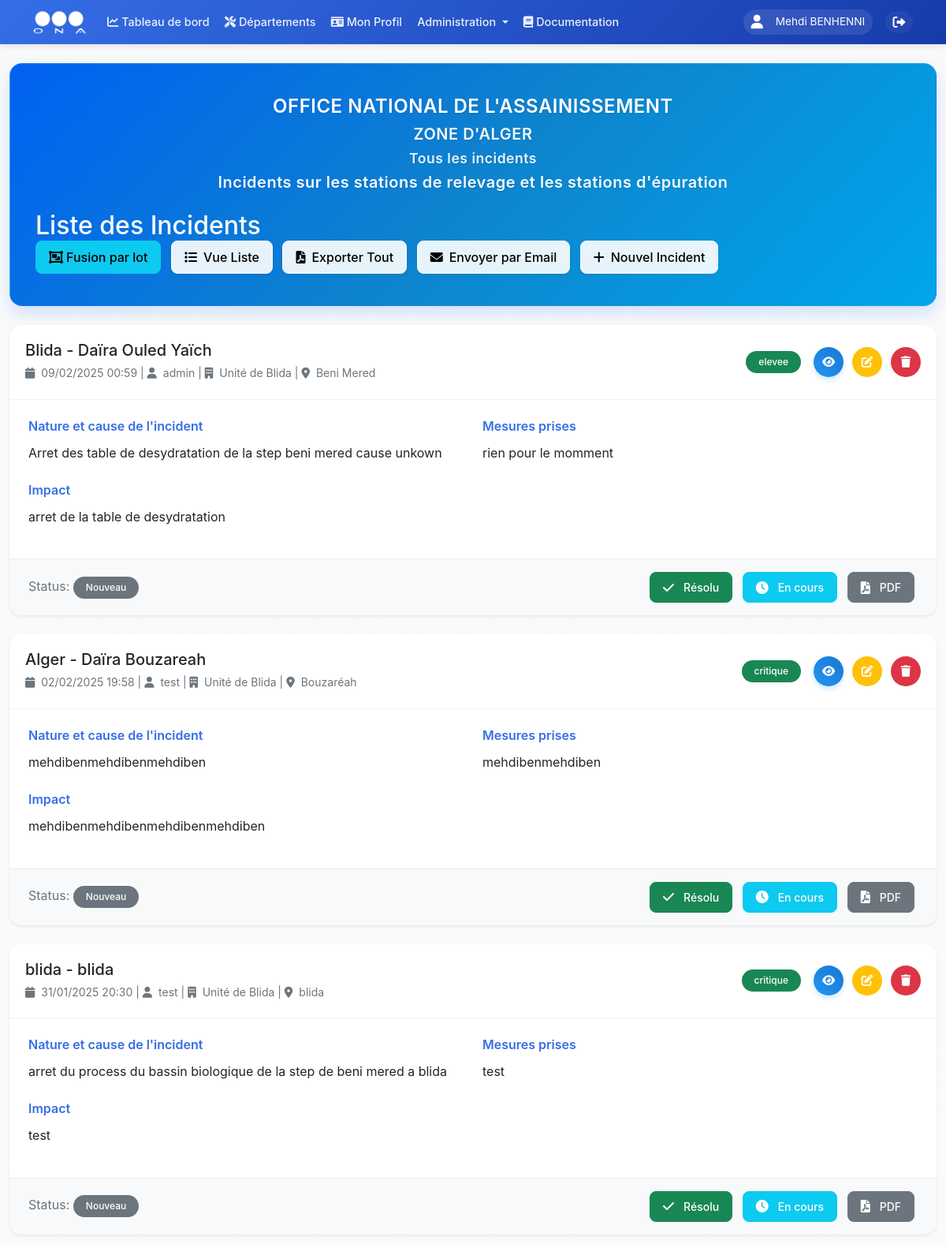
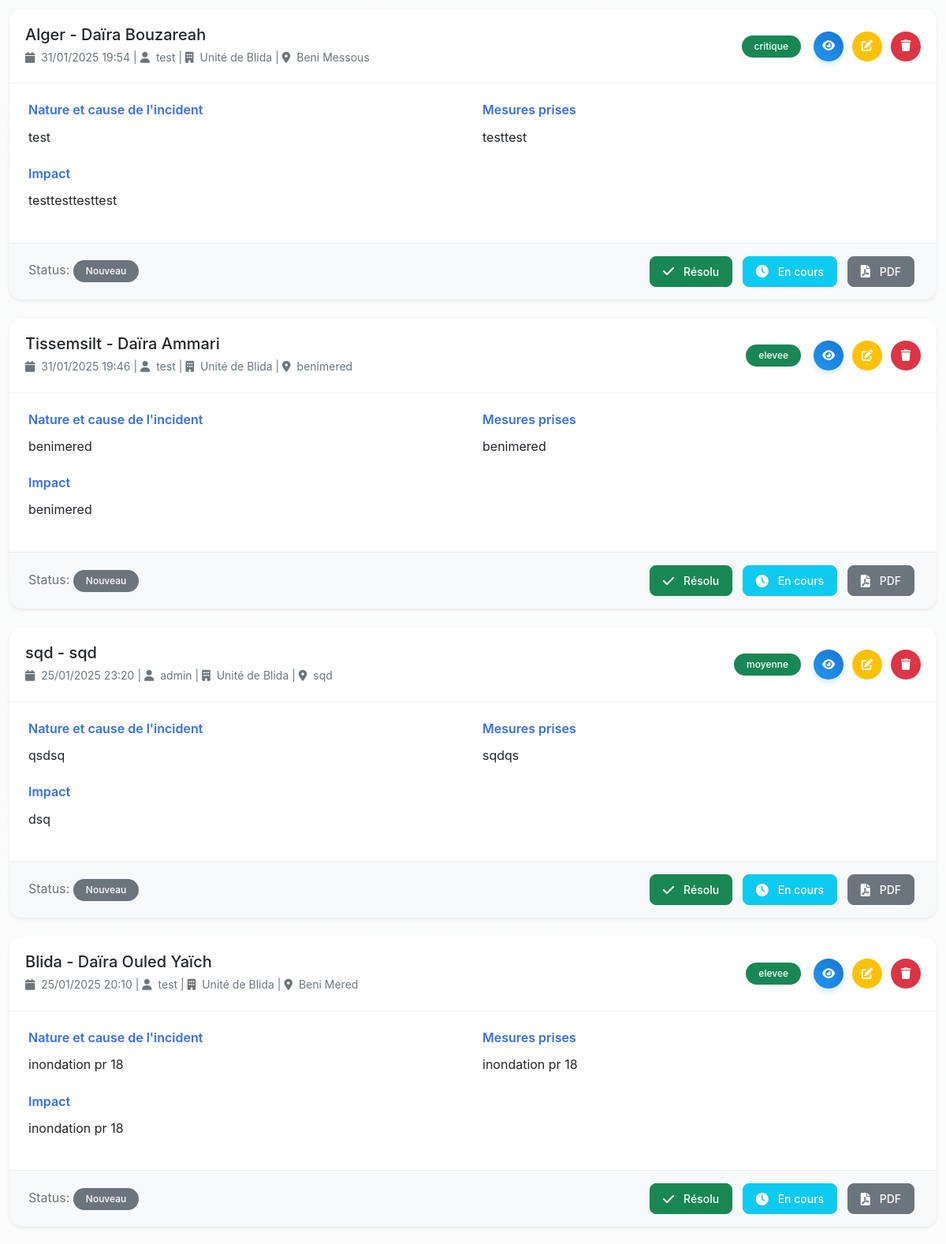
The app's page /incidents (signed in, upper part) with its own data (2 pictures, top to bottom).
### models.py (models this page shows, shortened)
class User(UserMixin, db.Model):
    __tablename__ = 'users'
    id = db.Column(db.Integer, primary_key=True)
    username = db.Column(db.String(80), unique=True, nullable=False)
    nickname = db.Column(db.String(80))
    email = db.Column(db.String(120), unique=True, nullable=True)
    password_hash = db.Column(db.String(128))
    role = db.Column(db.String(20), nullable=False, default=UserRole.UTILISATEUR)
    is_active = db.Column(db.Boolean, default=True)
    last_login = db.Column(db.DateTime)
    unit_id = db.Column(db.Integer, db.ForeignKey('units.id', ondelete='SET NULL'), nullable=True)
    zone_id = db.Column(db.Integer, db.ForeignKey('zones.id', ondelete='SET NULL'), nullable=True)
    created_at = db.Column(db.DateTime, default=datetime.utcnow)
    updated_at = db.Column(db.DateTime, default=datetime.utcnow, onupdate=datetime.utcnow)
    profile = db.relationship('UserProfile', backref='user', uselist=False, lazy=True, cascade='all, delete-orphan')
    incidents = db.relationship('Incident', backref='author', lazy=True)

class Incident(db.Model):
    __tablename__ = 'incidents'
    id = db.Column(db.Integer, primary_key=True)
    title = db.Column(db.String(200), nullable=False)
    wilaya = db.Column(db.String(50), nullable=False)
    commune = db.Column(db.String(100), nullable=False)
    localite = db.Column(db.String(200), nullable=False)
    structure_type = db.Column(db.String(50), nullable=False, default='Conduits')
    nature_cause = db.Column(db.Text, nullable=False)
    date_incident = db.Column(db.DateTime, nullable=False)
    mesures_prises = db.Column(db.Text)
    impact = db.Column(db.Text, nullable=False)
    gravite = db.Column(db.String(50), nullable=False)
    status = db.Column(db.String(20), nullable=False, default='Nouveau')
    date_resolution = db.Column(db.DateTime)
    resolution_notes = db.Column(db.Text)
    user_id = db.Column(db.Integer, db.ForeignKey('users.id'), nullable=False)
    unit_id = db.Column(db.Integer, db.ForeignKey('units.id'), nullable=False)
    center_id = db.Column(db.Integer, db.ForeignKey('centers.id'))
    drawn_shapes = db.Column(JSON, nullable=True)
    latitude = db.Column(db.Float, nullable=True)
    longitude = db.Column(db.Float, nullable=True)
    created_at = db.Column(db.DateTime, default=datetime.utcnow)
    updated_at = db.Column(db.DateTime, default=datetime.utcnow, onupdate=datetime.utcnow)

class Unit(db.Model):
    __tablename__ = 'units'
    id = db.Column(db.Integer, primary_key=True)
    name = db.Column(db.String(100), nullable=False)
    code = db.Column(db.String(10), unique=True, nullable=False)
    email = db.Column(db.String(120), unique=True, nullable=True)
    phone = db.Column(db.String(20), nullable=True)
    description = db.Column(db.Text)
    address = db.Column(db.String(200))
    zone_id = db.Column(db.Integer, db.ForeignKey('zones.id', ondelete='CASCADE'), nullable=False)
    director_id = db.Column(db.Integer, db.ForeignKey('users.id'), nullable=True)
    centers = db.relationship('Center', backref='unit', lazy=True, cascade='all, delete-orphan')
    users = db.relationship('User', backref='assigned_unit', lazy=True, foreign_keys='User.unit_id')
    director = db.relationship('User', foreign_keys=[director_id], backref='directed_unit', lazy=True)
    incidents = db.relationship('Incident', backref='unit', lazy=True)
    created_at = db.Column(db.DateTime, default=datetime.utcnow)
    updated_at = db.Column(db.DateTime, default=datetime.utcnow, onupdate=datetime.utcnow)

### routes/incidents.py (the view, shortened to what this page needs)
@incidents.route('/incidents')
@login_required
def incident_list():
    def get_incidents_for_user():
        if current_user.role == UserRole.ADMIN:
            return Incident.query.order_by(Incident.date_incident.desc()).all()
    incidents = get_incidents_for_user()
    return render_template('incidents/incident_list.html', incidents=incidents)

### templates/incidents/incident_list.html (shortened to what this page needs)
{% extends "base/base.html" %}
{% block extra_css %}
<link href="{{ url_for('static', filename='css/base.css') }}" rel="stylesheet">
<link href="{{ url_for('static', filename='css/dashboard.css') }}" rel="stylesheet">
{% endblock %}
{% block content %}
<div class="container-fluid py-4">
    <div class="dashboard-header mb-4 fade-in">
        <div class="text-center mb-4">
            <h4 class="mb-2">OFFICE NATIONAL DE L'ASSAINISSEMENT</h4>
            <h5 class="mb-2">ZONE D'ALGER</h5>
            {% if current_user.role != 'Admin' %}
                <h6 class="mb-2">{{ current_user.assigned_unit.name if current_user.assigned_unit else 'Aucune unité assignée' }}</h6>
            {% else %}
                <h6 class="mb-2">Tous les incidents</h6>
            {% endif %}
            <h5>Incidents sur les stations de relevage et les stations d'épuration</h5>
        </div>
        <div class="d-flex justify-content-between align-items-center flex-wrap">
            <h2 class="mb-0">Liste des Incidents</h2>
            <div class="action-buttons">
                {% if current_user.role == 'Admin' %}
                <a href="{{ url_for('incidents.batch_merge') }}" class="btn btn-info me-2">
                    <i class="fas fa-object-group me-1"></i>Fusion par lot
                </a>
                {% endif %}
                <button id="toggleView" class="btn btn-light me-2">
                </button>
                <a href="{{ url_for('incidents.export_all_incidents_pdf') }}" class="btn btn-light me-2">
                    <i class="fas fa-file-pdf me-2"></i>Exporter Tout
                </a>
                <button class="btn btn-light me-2" id="emailButton">
                    <i class="fas fa-envelope me-2"></i>Envoyer par Email
                </button>
                <a href="{{ url_for('incidents.new_incident') }}" class="btn btn-light">
                    <i class="fas fa-plus me-2"></i>Nouvel Incident
                </a>
            </div>
        </div>
    </div>
    {% if incidents %}
    <div id="cardView">
        {% for incident in incidents %}
        <div class="incident-card card mb-4 shadow-sm fade-in">
            <div class="card-header d-flex justify-content-between align-items-center">
                <div>
                    <h5 class="mb-1">{{ incident.wilaya }} - {{ incident.commune }}</h5>
                    <small class="text-muted">
                        <i class="fas fa-calendar me-2"></i>{{ incident.date_incident.strftime('%d/%m/%Y %H:%M') }} |
                        <i class="fas fa-user me-2"></i>{{ incident.author.username }}
                        {% if current_user.role == 'Admin' %}
                            | <i class="fas fa-building me-2"></i>{{ incident.unit.name if incident.unit else 'Aucune unité' }}
                        {% endif %}
                        | <i class="fas fa-map-marker-alt me-2"></i>{{ incident.localite }}
                    </small>
                </div>
                <div class="d-flex align-items-center">
                    <span class="severity-badge badge bg-{{ 'danger' if incident.gravite == 'Critique' else 'warning' if incident.gravite == 'Élevée' else 'info' if incident.gravite == 'Moyenne' else 'success' }} me-3">
                        {{ incident.gravite }}
                    </span>
                    <div class="btn-group">
                        <a href="{{ url_for('incidents.view_incident', incident_id=incident.id) }}" class="btn btn-primary btn-sm text-white" title="Voir les détails">
                            <i class="fas fa-eye"></i>
                        </a>
                        <a href="{{ url_for('incidents.edit_incident', incident_id=incident.id) }}" class="btn btn-warning btn-sm text-white" title="Modifier">
                            <i class="fas fa-edit"></i>
                        </a>
                        <button type="button" class="btn btn-danger btn-sm text-white" title="Supprimer" data-bs-toggle="modal" data-bs-target="#deleteIncidentModal{{ incident.id }}">
                            <i class="fas fa-trash"></i>
                        </button>
                    </div>
                </div>
            </div>
            <div class="card-body">
                <div class="row">
                    <div class="col-md-6">
                        <h6 class="section-title">Nature et cause de l'incident</h6>
                        <p class="mb-4">{{ incident.nature_cause }}</p>
                        <h6 class="section-title">Impact</h6>
                        <p>{{ incident.impact }}</p>
                    </div>
                    <div class="col-md-6">
                        <h6 class="section-title">Mesures prises</h6>
                        {% if incident.status == 'Résolu' %}
                            <div class="alert alert-success">
                                <i class="fas fa-check-circle me-2"></i>
                                {% if incident.date_resolution %}
                                    <strong>Résolu le {{ incident.date_resolution.strftime('%d/%m/%Y à %H:%M') }}</strong>
                                {% else %}
                                    <strong>Résolu</strong>
                                {% endif %}
                                <p class="mb-0 mt-2">{{ incident.mesures_prises }}</p>
                            </div>
                        {% else %}
                            <p>{{ incident.mesures_prises or 'Aucune mesure prise pour le moment' }}</p>
                        {% endif %}
                    </div>
                </div>
            </div>
            <div class="card-footer">
                <div class="d-flex justify-content-between align-items-center flex-wrap">
                    <div>
                        <span class="text-muted me-3">Status:
                            <span class="status-badge badge bg-{{ 'success' if incident.status == 'Résolu' else 'warning' if incident.status == 'En cours' else 'secondary' }}">
                                {{ incident.status }}
                            </span>
                        </span>
                    </div>
                    <div class="action-btn-group">
                        {% if incident.status != 'Résolu' %}
                            <button type="button"
                                    class="btn btn-success btn-sm text-white"
                                    title="Marquer comme résolu"
                                    data-bs-toggle="modal"
                                    data-bs-target="#closeIncidentModal{{ incident.id }}">
                                <i class="fas fa-check me-1"></i>Résolu
                            </button>
                        {% endif %}
                        <button type="button" class="btn btn-info btn-sm text-white" title="Marquer en cours">
                            <i class="fas fa-clock me-1"></i>En cours
                        </button>
                        <a href="{{ url_for('incidents.export_incident_pdf', incident_id=incident.id) }}"
                           class="btn btn-secondary btn-sm text-white"
                           title="Exporter en PDF">
                            <i class="fas fa-file-pdf me-1"></i>PDF
                        </a>
                    </div>
                </div>
            </div>
        </div>
        {% endfor %}
    </div>
    {% endif %}
</div>
{% endblock %}

### templates/base/base.html (shortened to what this page needs)
<!DOCTYPE html>
<html lang="fr" dir="ltr">
<head>
    <link href="https://cdn.jsdelivr.net/npm/bootstrap@5.1.3/dist/css/bootstrap.min.css" rel="stylesheet">
    <link href="https://cdnjs.cloudflare.com/ajax/libs/font-awesome/6.0.0/css/all.min.css" rel="stylesheet">
    <link rel="stylesheet" href="https://unpkg.com/leaflet@1.9.4/dist/leaflet.css" />
    {% block extra_css %}{% endblock %}
</head>
<body>
    <nav class="navbar navbar-expand-lg sticky-top">
        <div class="container">
            <a class="navbar-brand" href="{{ url_for('dashboard') }}">
                <img src="{{ url_for('static', filename='images/ona_logo.png') }}" alt="ONA">
            </a>
            <div class="collapse navbar-collapse" id="navbarNav">
                <ul class="navbar-nav me-auto mb-2 mb-lg-0">
                    <li class="nav-item">
                        <a class="nav-link" href="{{ url_for('dashboard') }}">
                            <i class="fas fa-chart-line"></i>
                            <span>Tableau de bord</span>
                        </a>
                    </li>
                    <li class="nav-item">
                        <a class="nav-link" href="{{ url_for('departements') }}">
                            <i class="fas fa-tools"></i>
                            <span>Départements</span>
                        </a>
                    </li>
                    {% if current_user.is_authenticated %}
                    <li class="nav-item">
                        <a class="nav-link" href="{{ url_for('profiles.view_profile') }}">
                            <i class="fas fa-id-card"></i>
                            <span>Mon Profil</span>
                        </a>
                    </li>
                    {% if current_user.role == 'Admin' %}
                    <li class="nav-item dropdown">
                        <a class="nav-link dropdown-toggle" href="#" id="adminDropdown" role="button" data-bs-toggle="dropdown">
                            Administration
                        </a>
                    </li>
                    {% endif %}
                    {% endif %}
                    <li class="nav-item">
                        <a class="nav-link {% if active_page == 'documentation' %}active{% endif %}" href="{{ url_for('documentation.view_documentation') }}">
                            <i class="fas fa-book"></i> Documentation
                        </a>
                    </li>
                </ul>
                <div class="user-section">
                    <div class="d-flex align-items-center">
                        {% if current_user.is_authenticated %}
                            <div class="user-info">
                                <i class="fas fa-user me-2"></i>
                                <span>
                                    {% if current_user.nickname %}
                                        {{ current_user.nickname }}
                                    {% else %}
                                        {{ current_user.username }}
                                    {% endif %}
                                </span>
                            </div>
                            <a href="{{ url_for('auth.logout') }}" class="logout-btn text-white text-decoration-none ms-2" title="Déconnexion">
                                <i class="fas fa-sign-out-alt"></i>
                            </a>
                        {% else %}
                            <a href="{{ url_for('auth.login') }}" class="btn btn-light">Connexion</a>
                        {% endif %}
                    </div>
                </div>
            </div>
        </div>
    </nav>
    {% block content %}{% endblock %}
</body>
</html>

### records on screen
User: nickname "Mehdi BENHENNI"
Incident: wilaya "Blida", commune "Daïra Ouled Yaïch", date_incident "09/02/2025 00:59", author.username "admin", unit "Unité de Blida", localite "Beni Mered", gravite "elevee", nature_cause "Arret des table de desydratation de la step beni mered cause unkown", impact "arret de la table de desydratation", mesures_prises "rien pour le momment", status "Nouveau"
Incident: wilaya "Alger", commune "Daïra Bouzareah", date_incident "02/02/2025 19:58", author.username "test", unit "Unité de Blida", localite "Bouzaréah", gravite "critique", nature_cause "mehdibenmehdibenmehdiben", impact "mehdibenmehdibenmehdibenmehdiben", mesures_prises "mehdibenmehdiben", status "Nouveau"
Incident: wilaya "blida", commune "blida", date_incident "31/01/2025 20:30", author.username "test", unit "Unité de Blida", localite "blida", gravite "critique", nature_cause "arret du process du bassin biologique de la step de beni mered a blida", impact "test", mesures_prises "test", status "Nouveau"
Incident: wilaya "Alger", commune "Daïra Bouzareah", date_incident "31/01/2025 19:54", author.username "test", unit "Unité de Blida", localite "Beni Messous", gravite "critique", nature_cause "test", impact "testtesttesttest", mesures_prises "testtest", status "Nouveau"
Incident: wilaya "Tissemsilt", commune "Daïra Ammari", date_incident "31/01/2025 19:46", author.username "test", unit "Unité de Blida", localite "benimered", gravite "elevee", nature_cause "benimered", impact "benimered", mesures_prises "benimered", status "Nouveau"
Incident: wilaya "sqd", commune "sqd", date_incident "25/01/2025 23:20", author.username "admin", unit "Unité de Blida", localite "sqd", gravite "moyenne", nature_cause "qsdsq", impact "dsq", mesures_prises "sqdqs", status "Nouveau"
Incident: wilaya "Blida", commune "Daïra Ouled Yaïch", date_incident "25/01/2025 20:10", author.username "test", unit "Unité de Blida", localite "Beni Mered", gravite "elevee", nature_cause "inondation pr 18", impact "inondation pr 18", mesures_prises "inondation pr 18", status "Nouveau"
